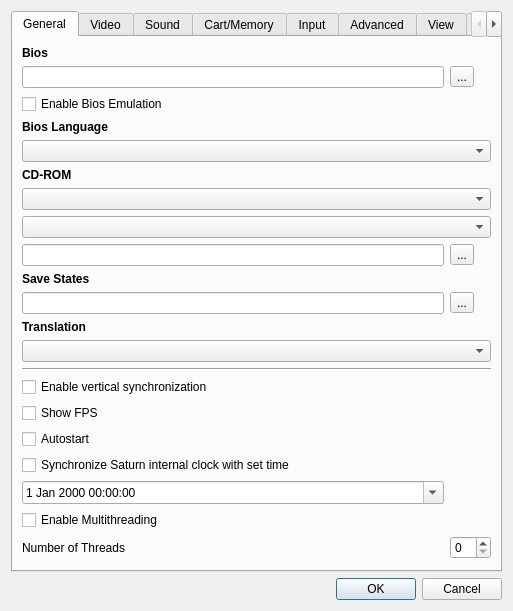
<?xml version="1.0" encoding="UTF-8"?>
<ui version="4.0">
 <class>UISettings</class>
 <widget class="QDialog" name="UISettings">
  <property name="geometry">
   <rect>
    <x>0</x>
    <y>0</y>
    <width>513</width>
    <height>568</height>
   </rect>
  </property>
  <property name="windowTitle">
   <string>Settings</string>
  </property>
  <layout class="QVBoxLayout">
   <item>
    <widget class="QTabWidget" name="twPages">
     <property name="currentIndex">
      <number>0</number>
     </property>
     <widget class="QWidget" name="wGeneral">
      <attribute name="title">
       <string>General</string>
      </attribute>
      <layout class="QGridLayout" name="gridLayout1">
       <item row="10" column="1">
        <widget class="QToolButton" name="tbCdRom">
         <property name="text">
          <string>...</string>
         </property>
        </widget>
       </item>
       <item row="15" column="0" colspan="2">
        <widget class="QLabel" name="lTranslation">
         <property name="font">
          <font>
           <weight>75</weight>
           <bold>true</bold>
          </font>
         </property>
         <property name="text">
          <string>Translation</string>
         </property>
         <property name="textFormat">
          <enum>Qt::PlainText</enum>
         </property>
        </widget>
       </item>
       <item row="25" column="0">
        <widget class="QLabel" name="label_2">
         <property name="text">
          <string>Number of Threads</string>
         </property>
        </widget>
       </item>
       <item row="18" column="0" colspan="2">
        <widget class="QCheckBox" name="cbEnableVSync">
         <property name="text">
          <string>Enable vertical synchronization</string>
         </property>
        </widget>
       </item>
       <item row="1" column="1">
        <widget class="QToolButton" name="tbBios">
         <property name="text">
          <string>...</string>
         </property>
        </widget>
       </item>
       <item row="16" column="0" colspan="2">
        <widget class="QComboBox" name="cbTranslation"/>
       </item>
       <item row="24" column="0">
        <widget class="QCheckBox" name="cbEnableMultiThreading">
         <property name="text">
          <string>Enable Multithreading</string>
         </property>
        </widget>
       </item>
       <item row="11" column="0" colspan="2">
        <widget class="QLabel" name="lSaveStates">
         <property name="font">
          <font>
           <weight>75</weight>
           <bold>true</bold>
          </font>
         </property>
         <property name="text">
          <string>Save States</string>
         </property>
         <property name="textFormat">
          <enum>Qt::PlainText</enum>
         </property>
        </widget>
       </item>
       <item row="7" column="0" colspan="2">
        <widget class="QComboBox" name="cbCdRom"/>
       </item>
       <item row="9" column="0" colspan="2">
        <widget class="QComboBox" name="cbCdDrive">
         <property name="sizePolicy">
          <sizepolicy hsizetype="Minimum" vsizetype="Fixed">
           <horstretch>0</horstretch>
           <verstretch>0</verstretch>
          </sizepolicy>
         </property>
        </widget>
       </item>
       <item row="20" column="0" colspan="2">
        <widget class="QCheckBox" name="cbAutostart">
         <property name="text">
          <string>Autostart</string>
         </property>
        </widget>
       </item>
       <item row="6" column="0" colspan="2">
        <widget class="QLabel" name="lCdRom">
         <property name="font">
          <font>
           <weight>75</weight>
           <bold>true</bold>
          </font>
         </property>
         <property name="text">
          <string>CD-ROM</string>
         </property>
         <property name="textFormat">
          <enum>Qt::PlainText</enum>
         </property>
        </widget>
       </item>
       <item row="22" column="0">
        <widget class="QCheckBox" name="cbClockSync">
         <property name="text">
          <string>Synchronize Saturn internal clock with set time</string>
         </property>
        </widget>
       </item>
       <item row="26" column="0">
        <spacer>
         <property name="orientation">
          <enum>Qt::Vertical</enum>
         </property>
         <property name="sizeHint" stdset="0">
          <size>
           <width>20</width>
           <height>2</height>
          </size>
         </property>
        </spacer>
       </item>
       <item row="3" column="0">
        <widget class="QCheckBox" name="cbEnableBiosEmulation">
         <property name="text">
          <string>Enable Bios Emulation</string>
         </property>
        </widget>
       </item>
       <item row="12" column="0">
        <widget class="QLineEdit" name="leSaveStates"/>
       </item>
       <item row="10" column="0">
        <widget class="QLineEdit" name="leCdRom"/>
       </item>
       <item row="12" column="1">
        <widget class="QToolButton" name="tbSaveStates">
         <property name="text">
          <string>...</string>
         </property>
        </widget>
       </item>
       <item row="0" column="0" colspan="2">
        <widget class="QLabel" name="lBios">
         <property name="font">
          <font>
           <weight>75</weight>
           <bold>true</bold>
          </font>
         </property>
         <property name="text">
          <string>Bios</string>
         </property>
         <property name="textFormat">
          <enum>Qt::PlainText</enum>
         </property>
        </widget>
       </item>
       <item row="19" column="0" colspan="2">
        <widget class="QCheckBox" name="cbShowFPS">
         <property name="text">
          <string>Show FPS</string>
         </property>
        </widget>
       </item>
       <item row="25" column="1">
        <widget class="QSpinBox" name="sbNumberOfThreads"/>
       </item>
       <item row="17" column="0" colspan="2">
        <widget class="Line" name="line">
         <property name="orientation">
          <enum>Qt::Horizontal</enum>
         </property>
        </widget>
       </item>
       <item row="23" column="0">
        <widget class="QDateTimeEdit" name="dteBaseTime">
         <property name="calendarPopup">
          <bool>true</bool>
         </property>
        </widget>
       </item>
       <item row="1" column="0">
        <widget class="QLineEdit" name="leBios"/>
       </item>
       <item row="4" column="0">
        <widget class="QLabel" name="lSysLanguageID">
         <property name="font">
          <font>
           <weight>75</weight>
           <bold>true</bold>
          </font>
         </property>
         <property name="text">
          <string>Bios Language</string>
         </property>
         <property name="textFormat">
          <enum>Qt::PlainText</enum>
         </property>
        </widget>
       </item>
       <item row="5" column="0" colspan="2">
        <widget class="QComboBox" name="cbSysLanguageID"/>
       </item>
      </layout>
     </widget>
     <widget class="QWidget" name="wVideo">
      <attribute name="title">
       <string>Video</string>
      </attribute>
      <layout class="QGridLayout" name="gridLayout2">
       <item row="3" column="0" colspan="3">
        <widget class="QLabel" name="lOSDCore">
         <property name="font">
          <font>
           <weight>75</weight>
           <bold>true</bold>
          </font>
         </property>
         <property name="text">
          <string>OSD Core</string>
         </property>
         <property name="textFormat">
          <enum>Qt::PlainText</enum>
         </property>
        </widget>
       </item>
       <item row="6" column="0" colspan="3">
        <widget class="QComboBox" name="cbAspectRatio"/>
       </item>
       <item row="1" column="0" colspan="3">
        <widget class="QComboBox" name="cbVideoCore"/>
       </item>
       <item row="5" column="0" colspan="3">
        <widget class="QLabel" name="lWinResolution">
         <property name="font">
          <font>
           <weight>75</weight>
           <bold>true</bold>
          </font>
         </property>
         <property name="text">
          <string>Window Resolution</string>
         </property>
         <property name="textFormat">
          <enum>Qt::PlainText</enum>
         </property>
        </widget>
       </item>
       <item row="12" column="0">
        <widget class="QCheckBox" name="cbFullscreen">
         <property name="text">
          <string>Start in Fullscreen</string>
         </property>
        </widget>
       </item>
       <item row="4" column="0" colspan="3">
        <widget class="QComboBox" name="cbOSDCore"/>
       </item>
       <item row="0" column="0" colspan="3">
        <widget class="QLabel" name="lVideoCore">
         <property name="font">
          <font>
           <weight>75</weight>
           <bold>true</bold>
          </font>
         </property>
         <property name="text">
          <string>Video Core</string>
         </property>
         <property name="textFormat">
          <enum>Qt::PlainText</enum>
         </property>
        </widget>
       </item>
       <item row="19" column="0">
        <widget class="QLabel" name="UpscaleFilter">
         <property name="font">
          <font>
           <weight>75</weight>
           <bold>true</bold>
          </font>
         </property>
         <property name="text">
          <string>Upscale Filter :</string>
         </property>
         <property name="textFormat">
          <enum>Qt::PlainText</enum>
         </property>
         <property name="alignment">
          <set>Qt::AlignRight|Qt::AlignTrailing|Qt::AlignVCenter</set>
         </property>
        </widget>
       </item>
       <item row="19" column="1">
        <widget class="QComboBox" name="cbUpscaleMode"/>
       </item>
       <item row="20" column="0">
        <widget class="QLabel" name="Embellishmentfilter">
         <property name="font">
          <font>
           <weight>75</weight>
           <bold>true</bold>
          </font>
         </property>
         <property name="text">
          <string>Embellishment filter :</string>
         </property>
         <property name="textFormat">
          <enum>Qt::PlainText</enum>
         </property>
         <property name="alignment">
          <set>Qt::AlignRight|Qt::AlignTrailing|Qt::AlignVCenter</set>
         </property>
        </widget>
       </item>
       <item row="20" column="1">
        <widget class="QComboBox" name="cbFilterMode"/>
       </item>
       <item row="21" column="0">
        <widget class="QLabel" name="OpenGLSize">
         <property name="font">
          <font>
           <weight>75</weight>
           <bold>true</bold>
          </font>
         </property>
         <property name="text">
          <string>Window size :</string>
         </property>
         <property name="textFormat">
          <enum>Qt::PlainText</enum>
         </property>
         <property name="alignment">
          <set>Qt::AlignRight|Qt::AlignTrailing|Qt::AlignVCenter</set>
         </property>
        </widget>
       </item>
       <item row="21" column="1">
        <widget class="QComboBox" name="cbResolution"/>
       </item>
       <item row="22" column="0">
        <widget class="QLabel" name="Tesselation">
         <property name="font">
          <font>
           <weight>75</weight>
           <bold>true</bold>
          </font>
         </property>
         <property name="text">
          <string>Tesselation :</string>
         </property>
         <property name="textFormat">
          <enum>Qt::PlainText</enum>
         </property>
         <property name="alignment">
          <set>Qt::AlignRight|Qt::AlignTrailing|Qt::AlignVCenter</set>
         </property>
        </widget>
       </item>
       <item row="22" column="1">
        <widget class="QComboBox" name="cbPolygonGeneration"/>
       </item>
       <item row="23" column="0">
        <widget class="QLabel" name="TVEffect">
         <property name="font">
          <font>
           <weight>75</weight>
           <bold>true</bold>
          </font>
         </property>
         <property name="text">
          <string>TV effect :</string>
         </property>
         <property name="textFormat">
          <enum>Qt::PlainText</enum>
         </property>
         <property name="alignment">
          <set>Qt::AlignRight|Qt::AlignTrailing|Qt::AlignVCenter</set>
         </property>
        </widget>
       </item>
       <item row="23" column="1">
        <widget class="QComboBox" name="cbScanlineFilter"/>
       </item>
       <item row="24" column="0">
        <widget class="QLabel" name="MeshMode">
         <property name="font">
          <font>
           <weight>75</weight>
           <bold>true</bold>
          </font>
         </property>
         <property name="text">
          <string>Mesh Mode :</string>
         </property>
         <property name="textFormat">
          <enum>Qt::PlainText</enum>
         </property>
         <property name="alignment">
          <set>Qt::AlignRight|Qt::AlignTrailing|Qt::AlignVCenter</set>
         </property>
        </widget>
       </item>
       <item row="24" column="1">
        <widget class="QComboBox" name="cbMeshModeFilter"/>
       </item>
       <item row="25" column="0">
        <widget class="QLabel" name="GPU RBG">
         <property name="font">
          <font>
           <weight>75</weight>
           <bold>true</bold>
          </font>
         </property>
         <property name="text">
          <string>GPU RBG :</string>
         </property>
         <property name="textFormat">
          <enum>Qt::PlainText</enum>
         </property>
         <property name="alignment">
          <set>Qt::AlignRight|Qt::AlignTrailing|Qt::AlignVCenter</set>
         </property>
        </widget>
       </item>
       <item row="25" column="1">
        <widget class="QComboBox" name="cbGPURBG"/>
       </item>
       <item row="26" column="0">
        <widget class="QLabel" name="BandingMode">
         <property name="font">
          <font>
           <weight>75</weight>
           <bold>true</bold>
          </font>
         </property>
         <property name="text">
          <string>Gouraud Mode :</string>
         </property>
         <property name="textFormat">
          <enum>Qt::PlainText</enum>
         </property>
         <property name="alignment">
          <set>Qt::AlignRight|Qt::AlignTrailing|Qt::AlignVCenter</set>
         </property>
        </widget>
       </item>
       <item row="26" column="1">
        <widget class="QComboBox" name="cbBandingModeFilter"/>
       </item>
       <item row="27" column="0">
        <widget class="QLabel" name="Wireframe">
         <property name="font">
          <font>
           <weight>75</weight>
           <bold>true</bold>
          </font>
         </property>
         <property name="text">
          <string>Wireframe :</string>
         </property>
         <property name="textFormat">
          <enum>Qt::PlainText</enum>
         </property>
         <property name="alignment">
          <set>Qt::AlignRight|Qt::AlignTrailing|Qt::AlignVCenter</set>
         </property>
        </widget>
       </item>
       <item row="27" column="1">
        <widget class="QComboBox" name="cbWireframeFilter"/>
       </item>
      </layout>
     </widget>
     <widget class="QWidget" name="wSound">
      <attribute name="title">
       <string>Sound</string>
      </attribute>
      <layout class="QVBoxLayout">
       <item>
        <widget class="QLabel" name="lSoundCore">
         <property name="font">
          <font>
           <weight>75</weight>
           <bold>true</bold>
          </font>
         </property>
         <property name="text">
          <string>Sound Core</string>
         </property>
         <property name="textFormat">
          <enum>Qt::PlainText</enum>
         </property>
        </widget>
       </item>
       <item>
        <widget class="QComboBox" name="cbSoundCore"/>
       </item>
       <item>
        <spacer>
         <property name="orientation">
          <enum>Qt::Vertical</enum>
         </property>
         <property name="sizeHint" stdset="0">
          <size>
           <width>20</width>
           <height>2</height>
          </size>
         </property>
        </spacer>
       </item>
      </layout>
     </widget>
     <widget class="QWidget" name="wCartMemory">
      <attribute name="title">
       <string>Cart/Memory</string>
      </attribute>
      <layout class="QGridLayout" name="gridLayout3">
       <item row="9" column="3">
        <widget class="QToolButton" name="tbMemory">
         <property name="text">
          <string>...</string>
         </property>
        </widget>
       </item>
       <item row="5" column="3">
        <widget class="QToolButton" name="tbCartridge">
         <property name="text">
          <string>...</string>
         </property>
        </widget>
       </item>
       <item row="8" column="0" colspan="4">
        <widget class="QLabel" name="lMemory">
         <property name="font">
          <font>
           <weight>75</weight>
           <bold>true</bold>
          </font>
         </property>
         <property name="text">
          <string>Memory</string>
         </property>
         <property name="textFormat">
          <enum>Qt::PlainText</enum>
         </property>
        </widget>
       </item>
       <item row="10" column="0" colspan="4">
        <widget class="QLabel" name="lMpegROM">
         <property name="font">
          <font>
           <weight>75</weight>
           <bold>true</bold>
          </font>
         </property>
         <property name="text">
          <string>Mpeg ROM</string>
         </property>
         <property name="textFormat">
          <enum>Qt::PlainText</enum>
         </property>
        </widget>
       </item>
       <item row="9" column="0" colspan="3">
        <widget class="QLineEdit" name="leMemory"/>
       </item>
       <item row="13" column="1">
        <spacer>
         <property name="orientation">
          <enum>Qt::Vertical</enum>
         </property>
         <property name="sizeHint" stdset="0">
          <size>
           <width>20</width>
           <height>2</height>
          </size>
         </property>
        </spacer>
       </item>
       <item row="11" column="3">
        <widget class="QToolButton" name="tbMpegROM">
         <property name="text">
          <string>...</string>
         </property>
        </widget>
       </item>
       <item row="5" column="0" colspan="3">
        <widget class="QLineEdit" name="leCartridge">
         <property name="inputMask">
          <string/>
         </property>
        </widget>
       </item>
       <item row="11" column="0" colspan="3">
        <widget class="QLineEdit" name="leMpegROM"/>
       </item>
       <item row="0" column="0" colspan="4">
        <widget class="QLabel" name="lCartridge">
         <property name="font">
          <font>
           <weight>75</weight>
           <bold>true</bold>
          </font>
         </property>
         <property name="text">
          <string>Cartridge</string>
         </property>
         <property name="textFormat">
          <enum>Qt::PlainText</enum>
         </property>
        </widget>
       </item>
       <item row="2" column="2" colspan="2">
        <widget class="QLineEdit" name="leCartridgeModemIP">
         <property name="toolTip">
          <string/>
         </property>
         <property name="inputMask">
          <string/>
         </property>
         <property name="maxLength">
          <number>15</number>
         </property>
        </widget>
       </item>
       <item row="1" column="0" colspan="4">
        <widget class="QComboBox" name="cbCartridge"/>
       </item>
       <item row="2" column="0" colspan="4">
        <widget class="QComboBox" name="cbSTVGame"/>
       </item>
       <item row="2" column="0">
        <widget class="QLabel" name="lCartridgeModemIP">
         <property name="text">
          <string>Default Dial IP</string>
         </property>
        </widget>
       </item>
       <item row="4" column="2" colspan="2">
        <widget class="QLineEdit" name="leCartridgeModemPort">
         <property name="toolTip">
          <string/>
         </property>
         <property name="text">
          <string notr="true"/>
         </property>
         <property name="maxLength">
          <number>5</number>
         </property>
        </widget>
       </item>
       <item row="4" column="0">
        <widget class="QLabel" name="lCartridgeModemPort">
         <property name="text">
          <string>Port</string>
         </property>
        </widget>
       </item>
       <item row="12" column="0">
        <widget class="QCheckBox" name="checkBox_extended_internal_backup">
         <property name="text">
          <string>Extend Internal backup memory to 8MB</string>
         </property>
        </widget>
       </item>
       <item row="6" column="0">
        <widget class="QLabel" name="lRegion">
         <property name="font">
          <font>
           <weight>75</weight>
           <bold>true</bold>
          </font>
         </property>
         <property name="text">
          <string>Region</string>
         </property>
         <property name="textFormat">
          <enum>Qt::PlainText</enum>
         </property>
        </widget>
       </item>
       <item row="7" column="0">
        <widget class="QComboBox" name="cbRegion"/>
       </item>
      </layout>
     </widget>
     <widget class="QWidget" name="wInput">
      <attribute name="title">
       <string>Input</string>
      </attribute>
      <layout class="QGridLayout" name="gridLayout4">
       <item row="0" column="0" colspan="2">
        <widget class="QLabel" name="lInput">
         <property name="sizePolicy">
          <sizepolicy hsizetype="Preferred" vsizetype="Maximum">
           <horstretch>0</horstretch>
           <verstretch>0</verstretch>
          </sizepolicy>
         </property>
         <property name="font">
          <font>
           <weight>75</weight>
           <bold>true</bold>
          </font>
         </property>
         <property name="text">
          <string>Input</string>
         </property>
         <property name="textFormat">
          <enum>Qt::PlainText</enum>
         </property>
        </widget>
       </item>
       <item row="1" column="0" colspan="2">
        <widget class="QComboBox" name="cbInput"/>
       </item>
       <item row="2" column="0">
        <widget class="UIPortManager" name="pmPort1">
         <property name="sizePolicy">
          <sizepolicy hsizetype="Preferred" vsizetype="Expanding">
           <horstretch>0</horstretch>
           <verstretch>0</verstretch>
          </sizepolicy>
         </property>
         <property name="title">
          <string>Port 1</string>
         </property>
        </widget>
       </item>
       <item row="2" column="1">
        <widget class="UIPortManager" name="pmPort2">
         <property name="sizePolicy">
          <sizepolicy hsizetype="Preferred" vsizetype="Expanding">
           <horstretch>0</horstretch>
           <verstretch>0</verstretch>
          </sizepolicy>
         </property>
         <property name="title">
          <string>Port 2</string>
         </property>
        </widget>
       </item>
       <item row="3" column="0">
        <widget class="QLabel" name="lGunMouseSensitivity">
         <property name="font">
          <font>
           <weight>75</weight>
           <bold>true</bold>
          </font>
         </property>
         <property name="text">
          <string>Gun/Mouse Sensitivity</string>
         </property>
        </widget>
       </item>
       <item row="4" column="0" colspan="2">
        <widget class="QSlider" name="sGunMouseSensitivity">
         <property name="minimum">
          <number>1</number>
         </property>
         <property name="maximum">
          <number>400</number>
         </property>
         <property name="orientation">
          <enum>Qt::Horizontal</enum>
         </property>
        </widget>
       </item>
      </layout>
     </widget>
     <widget class="QWidget" name="wAdvanced">
      <attribute name="title">
       <string>Advanced</string>
      </attribute>
      <layout class="QVBoxLayout">
       <item>
        <widget class="QLabel" name="lSH2Interpreter">
         <property name="font">
          <font>
           <weight>75</weight>
           <bold>true</bold>
          </font>
         </property>
         <property name="text">
          <string>SH2 Interpreter</string>
         </property>
         <property name="textFormat">
          <enum>Qt::PlainText</enum>
         </property>
        </widget>
       </item>
       <item>
        <widget class="QComboBox" name="cbSH2Interpreter"/>
       </item>
       <item>
        <widget class="QLabel" name="l68kCore">
         <property name="font">
          <font>
           <weight>75</weight>
           <bold>true</bold>
          </font>
         </property>
         <property name="text">
          <string>68000 Core</string>
         </property>
        </widget>
       </item>
       <item>
        <widget class="QComboBox" name="cb68kCore"/>
       </item>
       <item>
        <spacer>
         <property name="orientation">
          <enum>Qt::Vertical</enum>
         </property>
         <property name="sizeHint" stdset="0">
          <size>
           <width>20</width>
           <height>2</height>
          </size>
         </property>
        </spacer>
       </item>
      </layout>
     </widget>
     <widget class="QWidget" name="wView">
      <attribute name="title">
       <string>View</string>
      </attribute>
      <layout class="QGridLayout">
       <item row="6" column="0">
        <spacer>
         <property name="orientation">
          <enum>Qt::Vertical</enum>
         </property>
         <property name="sizeHint" stdset="0">
          <size>
           <width>20</width>
           <height>2</height>
          </size>
         </property>
        </spacer>
       </item>
       <item row="0" column="0" colspan="3">
        <widget class="QLabel" name="lHideMenubar">
         <property name="font">
          <font>
           <weight>75</weight>
           <bold>true</bold>
          </font>
         </property>
         <property name="text">
          <string>Hide Menubar</string>
         </property>
        </widget>
       </item>
       <item row="1" column="0">
        <widget class="QRadioButton" name="rbMenubarNever">
         <property name="text">
          <string>Never</string>
         </property>
         <attribute name="buttonGroup">
          <string notr="true">bgShowMenubar</string>
         </attribute>
        </widget>
       </item>
       <item row="1" column="1">
        <widget class="QRadioButton" name="rbMenubarFullscreen">
         <property name="text">
          <string>On fullscreen</string>
         </property>
         <attribute name="buttonGroup">
          <string notr="true">bgShowMenubar</string>
         </attribute>
        </widget>
       </item>
       <item row="1" column="2">
        <widget class="QRadioButton" name="rbMenubarAlways">
         <property name="text">
          <string>Always</string>
         </property>
         <attribute name="buttonGroup">
          <string notr="true">bgShowMenubar</string>
         </attribute>
        </widget>
       </item>
       <item row="2" column="0" colspan="3">
        <widget class="QLabel" name="lHideToolbar">
         <property name="font">
          <font>
           <weight>75</weight>
           <bold>true</bold>
          </font>
         </property>
         <property name="text">
          <string>Hide Toolbar</string>
         </property>
        </widget>
       </item>
       <item row="3" column="0">
        <widget class="QRadioButton" name="rbToolbarNever">
         <property name="text">
          <string>Never</string>
         </property>
         <attribute name="buttonGroup">
          <string notr="true">bgShowToolbar</string>
         </attribute>
        </widget>
       </item>
       <item row="3" column="1">
        <widget class="QRadioButton" name="rbToolbarFullscreen">
         <property name="text">
          <string>On fullscreen</string>
         </property>
         <attribute name="buttonGroup">
          <string notr="true">bgShowToolbar</string>
         </attribute>
        </widget>
       </item>
       <item row="3" column="2">
        <widget class="QRadioButton" name="rbToolbarAlways">
         <property name="text">
          <string>Always</string>
         </property>
         <attribute name="buttonGroup">
          <string notr="true">bgShowToolbar</string>
         </attribute>
        </widget>
       </item>
       <item row="1" column="3">
        <widget class="QRadioButton" name="rbMenubarFullscreenHover">
         <property name="text">
          <string>Display on Hover</string>
         </property>
         <attribute name="buttonGroup">
          <string notr="true">bgShowMenubar</string>
         </attribute>
        </widget>
       </item>
      </layout>
     </widget>
     <widget class="QWidget" name="tab">
      <attribute name="title">
       <string>Shortcuts</string>
      </attribute>
      <layout class="QVBoxLayout" name="verticalLayout">
       <item>
        <widget class="UIShortcutManager" name="twShortcuts">
         <property name="tabKeyNavigation">
          <bool>false</bool>
         </property>
         <property name="dragDropOverwriteMode">
          <bool>false</bool>
         </property>
         <property name="selectionBehavior">
          <enum>QAbstractItemView::SelectRows</enum>
         </property>
         <attribute name="horizontalHeaderCascadingSectionResizes">
          <bool>false</bool>
         </attribute>
         <attribute name="horizontalHeaderStretchLastSection">
          <bool>false</bool>
         </attribute>
         <attribute name="verticalHeaderVisible">
          <bool>false</bool>
         </attribute>
         <attribute name="verticalHeaderStretchLastSection">
          <bool>false</bool>
         </attribute>
         <column>
          <property name="text">
           <string>Description</string>
          </property>
         </column>
         <column>
          <property name="text">
           <string>Shortcut</string>
          </property>
         </column>
        </widget>
       </item>
      </layout>
     </widget>
    </widget>
   </item>
   <item>
    <widget class="QDialogButtonBox" name="dbbButtons">
     <property name="orientation">
      <enum>Qt::Horizontal</enum>
     </property>
     <property name="standardButtons">
      <set>QDialogButtonBox::Cancel|QDialogButtonBox::Ok</set>
     </property>
    </widget>
   </item>
  </layout>
 </widget>
 <customwidgets>
  <customwidget>
   <class>UIPortManager</class>
   <extends>QGroupBox</extends>
   <header>ui/UIPortManager.h</header>
   <container>1</container>
  </customwidget>
  <customwidget>
   <class>UIShortcutManager</class>
   <extends>QTableWidget</extends>
   <header>UIShortcutManager.h</header>
  </customwidget>
 </customwidgets>
 <resources/>
 <connections>
  <connection>
   <sender>dbbButtons</sender>
   <signal>accepted()</signal>
   <receiver>UISettings</receiver>
   <slot>accept()</slot>
   <hints>
    <hint type="sourcelabel">
     <x>373</x>
     <y>399</y>
    </hint>
    <hint type="destinationlabel">
     <x>383</x>
     <y>403</y>
    </hint>
   </hints>
  </connection>
  <connection>
   <sender>dbbButtons</sender>
   <signal>rejected()</signal>
   <receiver>UISettings</receiver>
   <slot>reject()</slot>
   <hints>
    <hint type="sourcelabel">
     <x>467</x>
     <y>399</y>
    </hint>
    <hint type="destinationlabel">
     <x>453</x>
     <y>352</y>
    </hint>
   </hints>
  </connection>
 </connections>
 <buttongroups>
  <buttongroup name="bgShowToolbar"/>
  <buttongroup name="bgShowMenubar"/>
 </buttongroups>
</ui>
